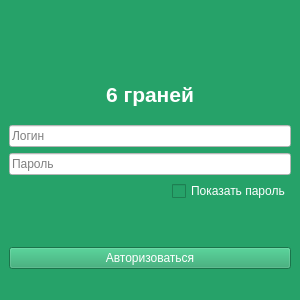
<?xml version="1.0" encoding="UTF-8"?>
<ui version="4.0">
 <class>MainWindow</class>
 <widget class="QMainWindow" name="MainWindow">
  <property name="geometry">
   <rect>
    <x>0</x>
    <y>0</y>
    <width>300</width>
    <height>300</height>
   </rect>
  </property>
  <property name="maximumSize">
   <size>
    <width>300</width>
    <height>300</height>
   </size>
  </property>
  <property name="windowTitle">
   <string>Авторизация</string>
  </property>
  <property name="windowIcon">
   <iconset>
    <normaloff>../../res/Вариант 9/Общие ресурсы/logo_1.ico</normaloff>../../res/Вариант 9/Общие ресурсы/logo_1.ico</iconset>
  </property>
  <property name="styleSheet">
   <string notr="true">color: rgb(255, 255, 255);
background-color: rgb(38, 162, 105);</string>
  </property>
  <widget class="QWidget" name="centralwidget">
   <layout class="QVBoxLayout" name="verticalLayout_2">
    <item>
     <layout class="QVBoxLayout" name="verticalLayout">
      <item>
       <layout class="QHBoxLayout" name="horizontalLayout_3">
        <item>
         <widget class="QLabel" name="label_2">
          <property name="maximumSize">
           <size>
            <width>100</width>
            <height>100</height>
           </size>
          </property>
          <property name="text">
           <string/>
          </property>
          <property name="textFormat">
           <enum>Qt::MarkdownText</enum>
          </property>
          <property name="pixmap">
           <pixmap>../../res/img/free-icon-dices-2927933.png</pixmap>
          </property>
          <property name="scaledContents">
           <bool>true</bool>
          </property>
         </widget>
        </item>
       </layout>
      </item>
      <item>
       <widget class="QLabel" name="label">
        <property name="maximumSize">
         <size>
          <width>16777215</width>
          <height>50</height>
         </size>
        </property>
        <property name="font">
         <font>
          <pointsize>16</pointsize>
          <weight>75</weight>
          <bold>true</bold>
         </font>
        </property>
        <property name="text">
         <string>6 граней</string>
        </property>
        <property name="alignment">
         <set>Qt::AlignCenter</set>
        </property>
       </widget>
      </item>
      <item>
       <layout class="QHBoxLayout" name="horizontalLayout">
        <item>
         <widget class="QLineEdit" name="login_edit">
          <property name="styleSheet">
           <string notr="true">background-color: rgb(255, 255, 255);
color: rgb(0, 0, 0);</string>
          </property>
          <property name="inputMask">
           <string/>
          </property>
          <property name="placeholderText">
           <string>Логин</string>
          </property>
         </widget>
        </item>
       </layout>
      </item>
      <item>
       <widget class="QLineEdit" name="pass_edit">
        <property name="styleSheet">
         <string notr="true">background-color: rgb(255, 255, 255);
color: rgb(0, 0, 0);</string>
        </property>
        <property name="echoMode">
         <enum>QLineEdit::Password</enum>
        </property>
        <property name="placeholderText">
         <string>Пароль</string>
        </property>
       </widget>
      </item>
      <item alignment="Qt::AlignRight">
       <widget class="QCheckBox" name="show_pass_box">
        <property name="layoutDirection">
         <enum>Qt::LeftToRight</enum>
        </property>
        <property name="text">
         <string>Показать пароль</string>
        </property>
       </widget>
      </item>
      <item>
       <spacer name="verticalSpacer">
        <property name="orientation">
         <enum>Qt::Vertical</enum>
        </property>
        <property name="sizeType">
         <enum>QSizePolicy::Maximum</enum>
        </property>
        <property name="sizeHint" stdset="0">
         <size>
          <width>20</width>
          <height>40</height>
         </size>
        </property>
       </spacer>
      </item>
      <item>
       <widget class="QPushButton" name="auth_button">
        <property name="styleSheet">
         <string notr="true"/>
        </property>
        <property name="text">
         <string>Авторизоваться</string>
        </property>
       </widget>
      </item>
     </layout>
    </item>
   </layout>
  </widget>
  <widget class="QMenuBar" name="menubar">
   <property name="geometry">
    <rect>
     <x>0</x>
     <y>0</y>
     <width>300</width>
     <height>22</height>
    </rect>
   </property>
  </widget>
  <widget class="QStatusBar" name="statusbar"/>
 </widget>
 <resources/>
 <connections/>
</ui>
